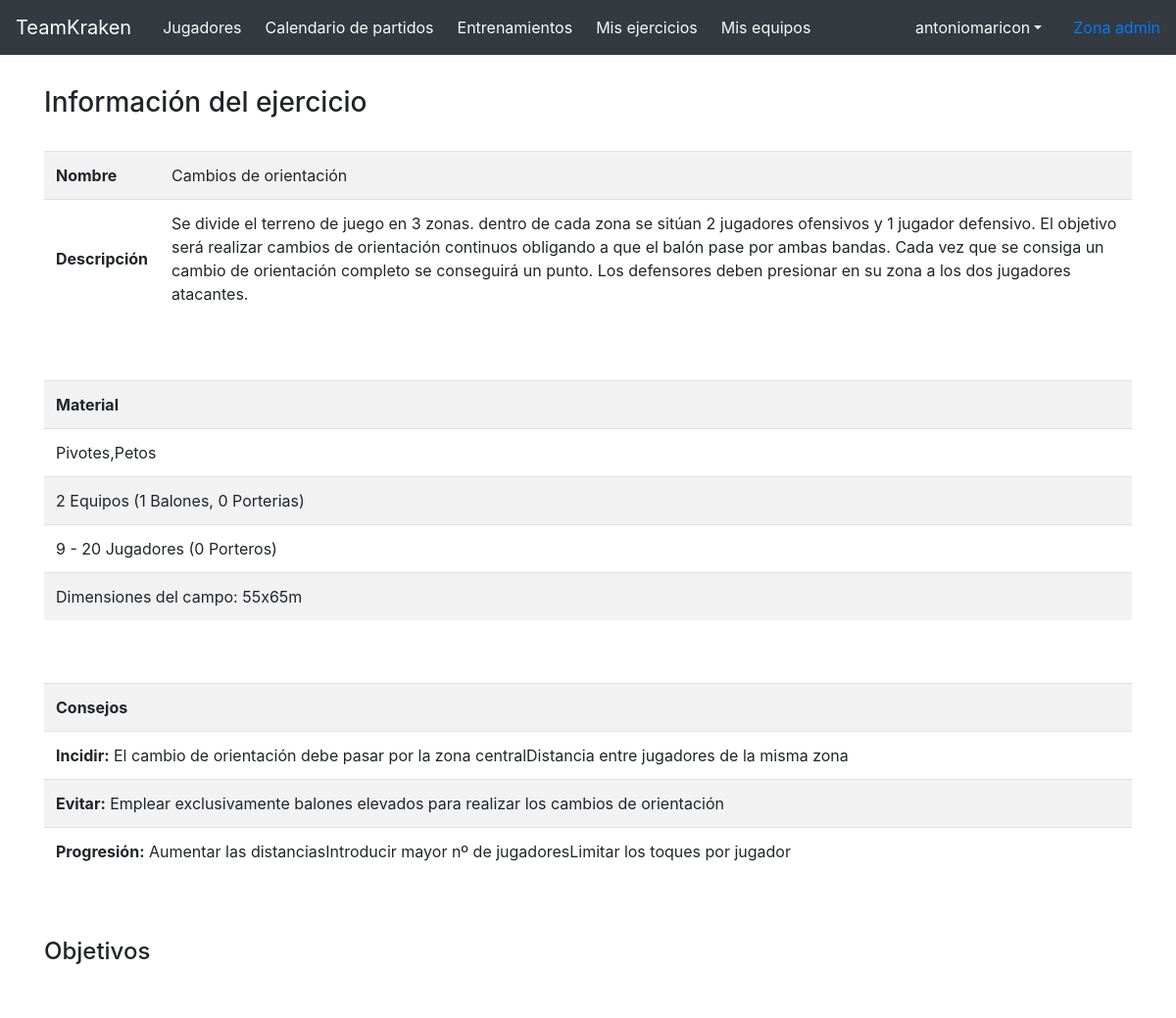
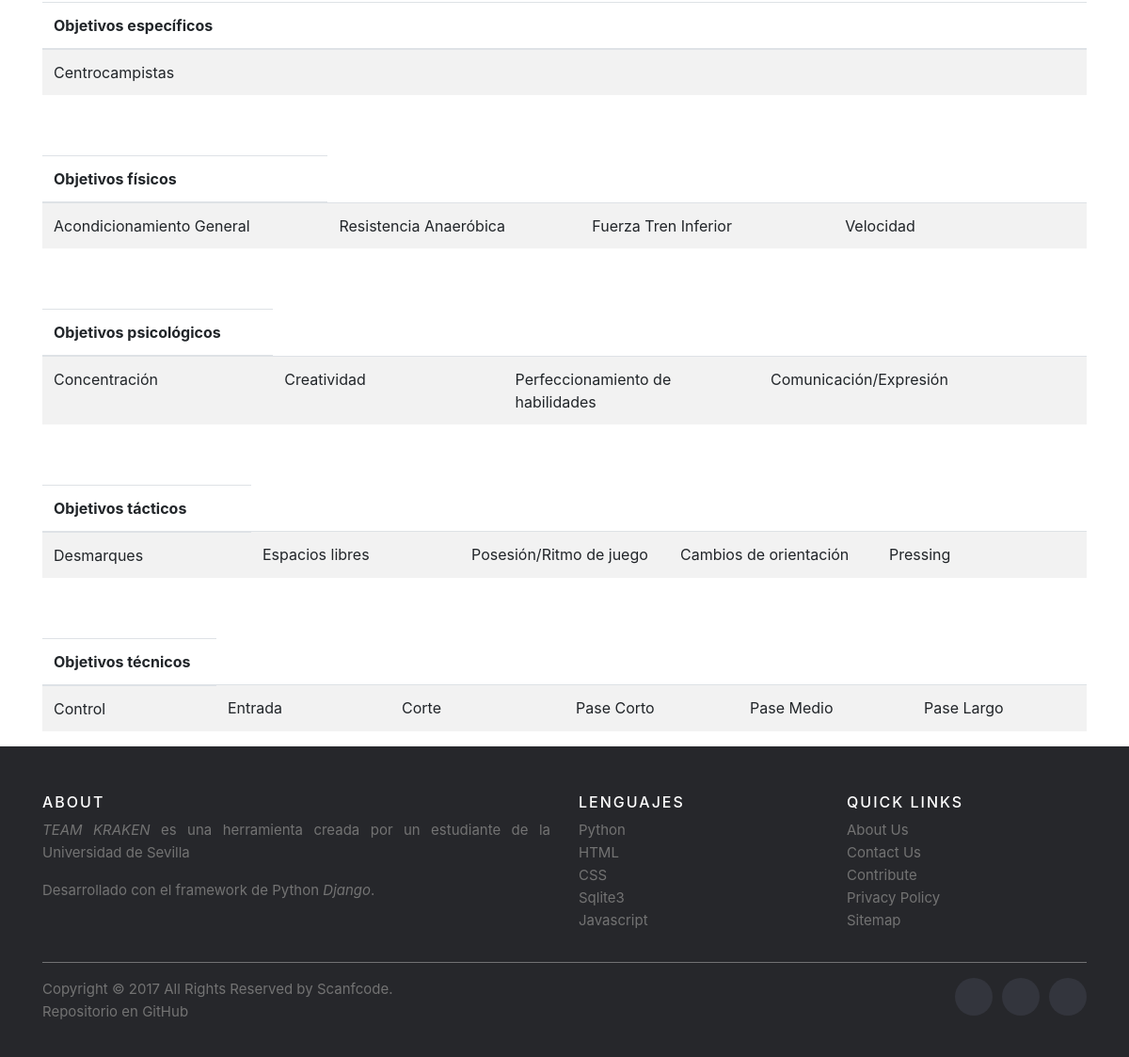
/8/ejercicios/ejercicio/52 (signed in), run on the app's committed database (2 pictures, top to bottom).
### principal/models.py (models this page shows, shortened)
class Ejercicio(models.Model):
    nombre = models.CharField(max_length=50, verbose_name='Nombre')
    material = models.TextField(verbose_name='Material', help_text='Enumera el material necesario')
    objetivoTecnico = models.ManyToManyField(ObjetivoTecnico, blank=True)
    objetivoTactico = models.ManyToManyField(ObjetivoTactico, blank=True)
    objetivoFisico = models.ManyToManyField(ObjetivoFisico, blank=True)
    objetivoPsicologico = models.ManyToManyField(ObjetivoPsicologico, blank=True)
    objetivoEspecifico = models.ManyToManyField(ObjetivoEspecifico, blank=True)
    descripcion = models.TextField(verbose_name='Descripción', help_text='Añade una descripción')
    consejos = models.TextField(verbose_name='Consejos', help_text='Consejos')
    user = models.ForeignKey(User, on_delete=models.CASCADE, null=True, blank=True)

class ObjetivoEspecifico(models.Model):
    nombre = models.CharField(max_length=30, verbose_name='Objetivo Específico')
    user = models.ForeignKey(User, on_delete=models.CASCADE, null=True, blank=True)

class ObjetivoFisico(models.Model):
    nombre = models.CharField(max_length=30, verbose_name='Objetivo físico')
    user = models.ForeignKey(User, on_delete=models.CASCADE, null=True, blank=True)

class ObjetivoPsicologico(models.Model):
    nombre = models.CharField(max_length=30, verbose_name='Objetivo Psicológico')
    user = models.ForeignKey(User, on_delete=models.CASCADE, null=True, blank=True)

class ObjetivoTactico(models.Model):
    nombre = models.CharField(max_length=30, verbose_name='Objetivo táctico')
    user = models.ForeignKey(User, on_delete=models.CASCADE, null=True, blank=True)

class ObjetivoTecnico(models.Model):
    nombre = models.CharField(max_length=30, verbose_name='Objetivo técnico')
    user = models.ForeignKey(User, on_delete=models.CASCADE, null=True, blank=True)

### principal/views.py (the view)
# urls.py: path('<int:id_equipo>/ejercicios/ejercicio/<int:id_ejercicio>', principal_views.ejercicioDetails),
def ejercicioDetails(request, id_ejercicio, id_equipo):
    if request.user.is_authenticated == False:
        return redirect('/login')
    eq = get_object_or_404(Equipo, pk=id_equipo)
    ejercicio = get_object_or_404(Ejercicio, pk=id_ejercicio)
    tipo_consejo = ejercicio.consejos.split(" | ")
    incidir = tipo_consejo[0]
    evitar = tipo_consejo[1]
    progresion = tipo_consejo[2]
    tipo_material = ejercicio.material.split(" | ")
    material_1 = tipo_material[0]
    material_2 = tipo_material[1]
    material_3 = tipo_material[2]
    material_4 = tipo_material[3]
    return render(request, 'principal/ejercicioDetails.html', {'ejercicio': ejercicio, 'MEDIA_URL':settings.MEDIA_URL,
        'incidir':incidir, 'evitar':evitar, 'progresion':progresion, 'material_1':material_1,
        'material_2':material_2, 'material_3':material_3, 'material_4':material_4, 'eq':eq})

### principal/templates/principal/ejercicioDetails.html (shortened to what this page needs)
{% extends 'principal/base.html' %}
{% block content %}
	<br/>
	<h3>Información del ejercicio</h3>
		<br/>
		<table class="table table-striped">
	        <tr>
	            <th style="vertical-align:middle;">Nombre</th>
	            <td>{{ ejercicio.nombre }}</td>
			</tr>
			<tr>
	            <th style="vertical-align:middle;">Descripción</th>
	            <td>{{ ejercicio.descripcion }}</td>
			</tr>
		</table>
		<br>
		<br>
		<table class="table table-striped">
			<tr>
				<th>Material</th>
			</tr>
	        <tr>
	            <td> {{ material_1 }}</td>
			</tr>
			<tr>
	            <td> {{ material_2 }}</td>
			</tr>
			<tr>
	            <td> {{ material_3 }}</td>
			</tr>
			<tr>
	            <td> {{ material_4 }}</td>
			</tr>
		</table>
		<br>
		<br>
		<table class="table table-striped">
			<tr>
				<th>Consejos</th>
			</tr>
			<tr>
	            <td><b> Incidir:</b> {{ incidir }}</td>
			</tr>
			<tr>
	            <td><b> Evitar:</b> {{ evitar }}</td>
	        </tr>
			<tr>
	            <td><b> Progresión:</b> {{ progresion }}</td>
	        </tr>
		</table>
		<br>
		<br>
		<h4>Objetivos</h4>
		<br>
		<table class="table table-striped">
			<thead>
				<th>Objetivos específicos</th>
			</thead>
			<tbody>
				<tr>
					{% for obj in ejercicio.objetivoEspecifico.all %}
	            		<td style="width: 150px;">{{ obj.nombre }}</td>
	            	{% endfor %}
				</tr>
			</tbody>
			<br>
		</table>
		<br>
		<table class="table table-striped">
			<thead>
				<th>Objetivos físicos</th>
			</thead>
			<tbody>
				<tr>
					{% for obj in ejercicio.objetivoFisico.all %}
	            		<td style="width: 150px;">{{ obj.nombre }}</td>
	            	{% endfor %}
				</tr>
			</tbody>
			<br>
		</table>
		<br>
		<table class="table table-striped">
			<thead>
				<th>Objetivos psicológicos</th>
			</thead>
			<tbody>
				<tr>
					{% for obj in ejercicio.objetivoPsicologico.all %}
	            		<td style="width: 150px;">{{ obj.nombre }}</td>
	            	{% endfor %}
				</tr>
			</tbody>
			<br>
		</table>
		<br>
		<table class="table table-striped">
			<thead>
				<th>Objetivos tácticos</th>
			</thead>
			<tbody>
				<tr>
					{% for obj in ejercicio.objetivoTactico.all %}
	            		<td style="width: 150px;">{{ obj.nombre }}</td>
	            	{% endfor %}
				</tr>
			</tbody>
			<br>
		</table>
		<br>
		<table class="table table-striped">
			<thead>
				<th>Objetivos técnicos</th>
			</thead>
			<tbody>
				<tr>
					{% for obj in ejercicio.objetivoTecnico.all %}
	            		<td style="width: 150px;">{{ obj.nombre }}</td>
	            	{% endfor %}
				</tr>
			</tbody>
			<br>
		</table>
{% endblock %}

### principal/templates/principal/base.html (shortened to what this page needs)
<!DOCTYPE html>
<html>
<head>
	<link rel="stylesheet" href="https://stackpath.bootstrapcdn.com/bootstrap/4.4.1/css/bootstrap.min.css">
	<link rel="stylesheet" href="https://unpkg.com/bootstrap-table@1.16.0/dist/bootstrap-table.min.css">
	<link rel="stylesheet" href="https://code.ionicframework.com/ionicons/2.0.1/css/ionicons.min.css">
	<link rel="stylesheet" href="https://www.evidentia.cloud/plugins/fontawesome-free/css/all.min.css">
</head>
<body class="pt-5">
    <nav class="navbar navbar-expand-md navbar-dark bg-dark fixed-top">
      <a class="navbar-brand" href='/{{ eq.id}}'>TeamKraken</a>
      <div class="collapse navbar-collapse" id="navbarsExampleDefault">
        <ul class="navbar-nav mr-auto">
          <li class="nav-item active ml-2">
            <a class="nav-link text-light" href="/{{ eq.id}}/jugadores">Jugadores</a>
          </li>
          <li class="nav-item">
            <a class="nav-link text-light ml-2" href="/{{ eq.id}}/partidos">Calendario de partidos</a>
          </li>
          <li class="nav-item">
            <a class="nav-link text-light ml-2" href="/{{ eq.id}}/entrenamientos">Entrenamientos</a>
          </li>
          <li class="nav-item">
            <a class="nav-link text-light ml-2" href="/{{ eq.id}}/ejercicios">Mis ejercicios</a>
		  </li>
		  <li class="nav-item">
			<a class="nav-link text-light ml-2" href="/{{ eq.id}}/misEquipos">Mis equipos</a>
		  </li>
		</ul>
		{% if user.is_authenticated %}
        <div class="nav-item dropdown justify-content-end mr-3">
            <a class="nav-link dropdown-toggle text-light" href="http://example.com" id="dropdown01" data-toggle="dropdown" aria-haspopup="true" aria-expanded="false">{{ user.get_username }}</a>
          </div>
        {% endif %}
        <a class="my-2 my-lg-0" href='/admin'>Zona admin</a>
      </div>
    </nav>
	<div class="container pt-3">
	{% block content %}
	{% endblock %}
	</div>
    <footer class="site-footer">
      <div class="container">
        <div class="row">
          <div class="col-sm-12 col-md-6">
            <h6>About</h6>
            <p class="text-justify"><i>TEAM KRAKEN</i> es una herramienta creada por un estudiante de la Universidad de Sevilla</p>
          	<p class="text-justify">Desarrollado con el framework de Python <i>Django</i>.</p>
          </div>
          <div class="col-xs-6 col-md-3">
            <h6>Lenguajes</h6>
            <ul class="footer-links">
              <li>Python</li>
              <li>HTML</li>
              <li>CSS</li>
              <li>Sqlite3</li>
              <li>Javascript</li>
            </ul>
          </div>
          <div class="col-xs-6 col-md-3">
            <h6>Quick Links</h6>
            <ul class="footer-links">
              <li><a href="http://scanfcode.com/about/">About Us</a></li>
              <li><a href="http://scanfcode.com/contact/">Contact Us</a></li>
              <li><a href="http://scanfcode.com/contribute-at-scanfcode/">Contribute</a></li>
              <li><a href="http://scanfcode.com/privacy-policy/">Privacy Policy</a></li>
              <li><a href="http://scanfcode.com/sitemap/">Sitemap</a></li>
            </ul>
          </div>
        </div>
        <hr>
      </div>
      <div class="container">
        <div class="row">
          <div class="col-md-8 col-sm-6 col-xs-12">
            <p class="copyright-text">Copyright &copy; 2017 All Rights Reserved by
         	<a href="https://codepen.io/scanfcode">Scanfcode</a>.
            </p>
            <p><a class="github" href="https://github.com/manpercar1/teamkraken"> Repositorio en GitHub</a></p>
          </div>
          <div class="col-md-4 col-sm-6 col-xs-12">
            <ul class="social-icons">
              <li><a class="facebook" href="#"></a></li>
              <li><a class="twitter" href="#"></a></li>
              <li><a class="linkedin" href="#"></a></li>
            </ul>
          </div>
        </div>
      </div>
	</footer>
</body>
</html>

### principal/templates/principal/base.html (style rules this page uses)
.site-footer { background-color:#26272b; padding:45px 0 20px; font-size:15px; line-height:24px; color:#737373; }
.site-footer hr { border-top-color:#bbb; opacity:0.5 }
.site-footer h6 { color:#fff; font-size:16px; text-transform:uppercase; margin-top:5px; letter-spacing:2px }
.site-footer a { color:#737373; }
.footer-links { padding-left:0; list-style:none }
.footer-links li { display:block }
.footer-links a { color:#737373 }
.site-footer .social-icons { text-align:right }
.site-footer .social-icons a { width:40px; height:40px; line-height:40px; margin-left:6px; margin-right:0; border-radius:100%; background-color:#33353d }
.copyright-text { margin:0 }
.social-icons { padding-left:0; margin-bottom:0; list-style:none }
.social-icons li { display:inline-block; margin-bottom:4px }
.social-icons a { background-color:#eceeef; color:#818a91; font-size:16px; display:inline-block; line-height:44px; width:44px; height:44px; text-align:center; margin-right:8px; border-radius:100%; -webkit-transition:all .2s linear; -o-transition:all .2s linear; transition:all .2s linear }

### data on the page
Ejercicio: nombre "Cambios de orientación", descripcion "Se divide el terreno de juego en 3 zonas. dentro de cada zona se sitúan 2 jugadores ofensivos y 1 jugador defensivo. El objetivo será realizar cambios de orientación continuos obligando a que el balón pase por ambas bandas. Cada vez que se consiga un cambio de orientación completo se conseguirá un punto. Los defensores deben presionar en su zona a los dos jugadores atacantes."
ObjetivoEspecifico: nombre "Centrocampistas"
ObjetivoFisico: nombre "Acondicionamiento General"
ObjetivoFisico: nombre "Resistencia Anaeróbica"
ObjetivoFisico: nombre "Fuerza Tren Inferior"
ObjetivoFisico: nombre "Velocidad"
ObjetivoPsicologico: nombre "Concentración"
ObjetivoPsicologico: nombre "Creatividad"
ObjetivoPsicologico: nombre "Perfeccionamiento de habilidades"
ObjetivoPsicologico: nombre "Comunicación/Expresión"
ObjetivoTactico: nombre "Desmarques"
ObjetivoTactico: nombre "Espacios libres"
ObjetivoTactico: nombre "Posesión/Ritmo de juego"
ObjetivoTactico: nombre "Cambios de orientación"
ObjetivoTactico: nombre "Pressing"
ObjetivoTecnico: nombre "Control"
ObjetivoTecnico: nombre "Entrada"
ObjetivoTecnico: nombre "Corte"
ObjetivoTecnico: nombre "Pase Corto"
ObjetivoTecnico: nombre "Pase Medio"
ObjetivoTecnico: nombre "Pase Largo"

### other printed values
{{ user.get_username }} "antoniomaricon"
{{ material_1 }} "Pivotes,Petos"
{{ material_2 }} "2 Equipos (1 Balones, 0 Porterias)"
{{ material_3 }} "9 - 20 Jugadores (0 Porteros)"
{{ material_4 }} "Dimensiones del campo: 55x65m"
{{ incidir }} "El cambio de orientación debe pasar por la zona centralDistancia entre jugadores de la misma zona"
{{ evitar }} "Emplear exclusivamente balones elevados para realizar los cambios de orientación"
{{ progresion }} "Aumentar las distanciasIntroducir mayor nº de jugadoresLimitar los toques por jugador"
